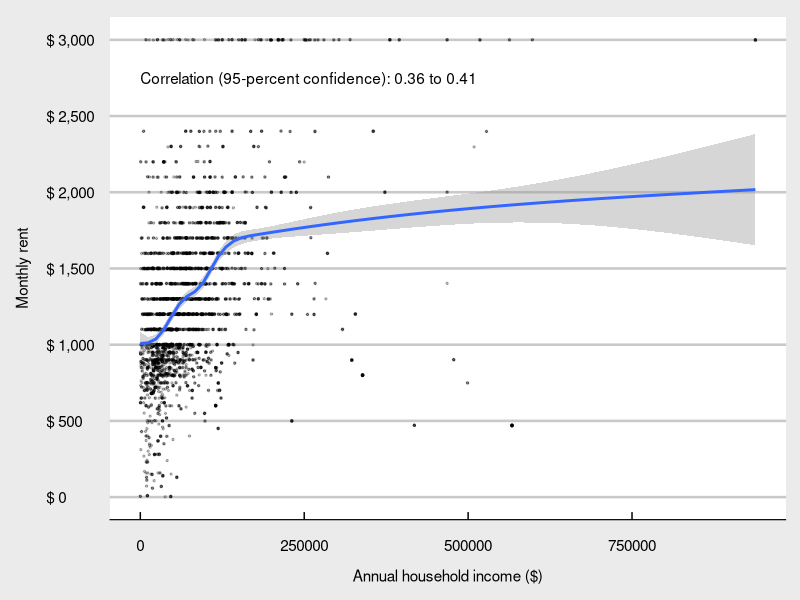
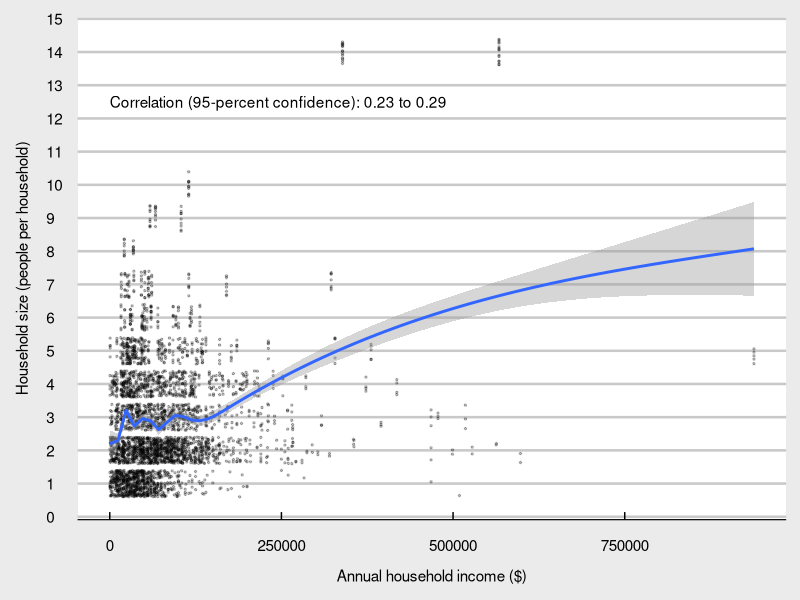
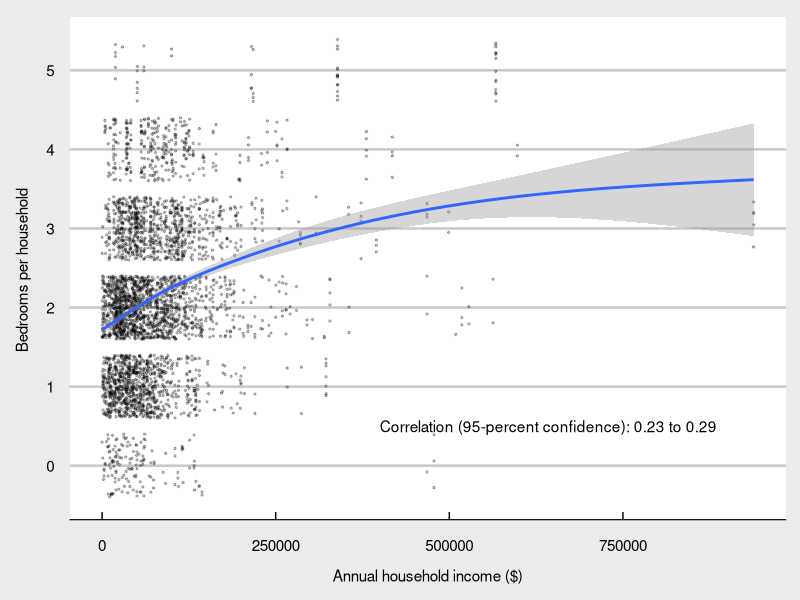
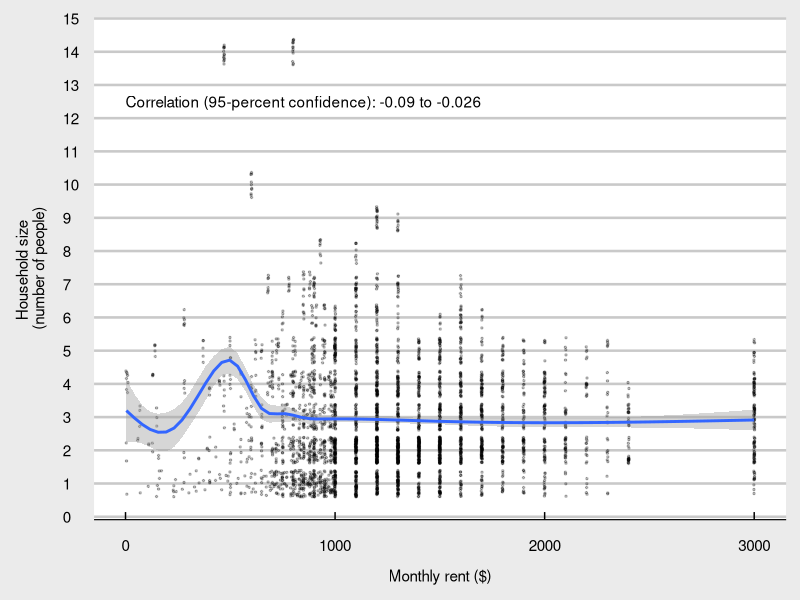
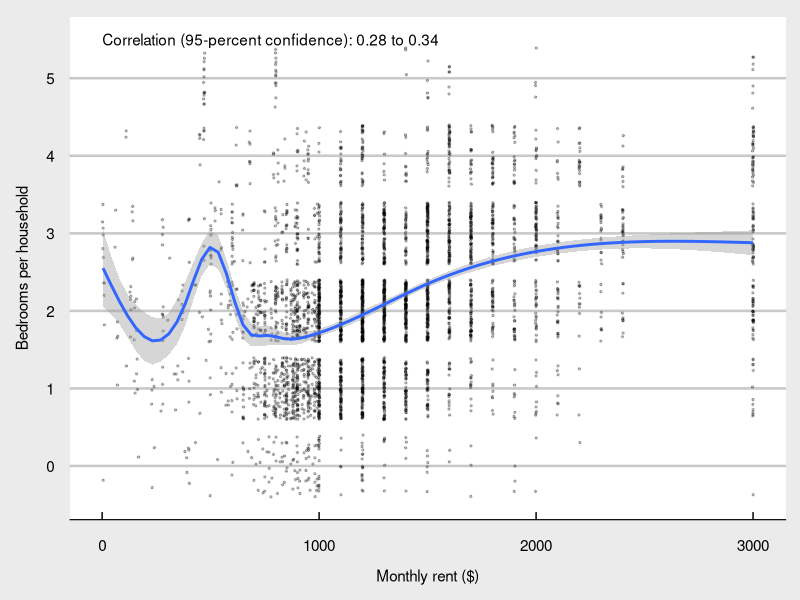
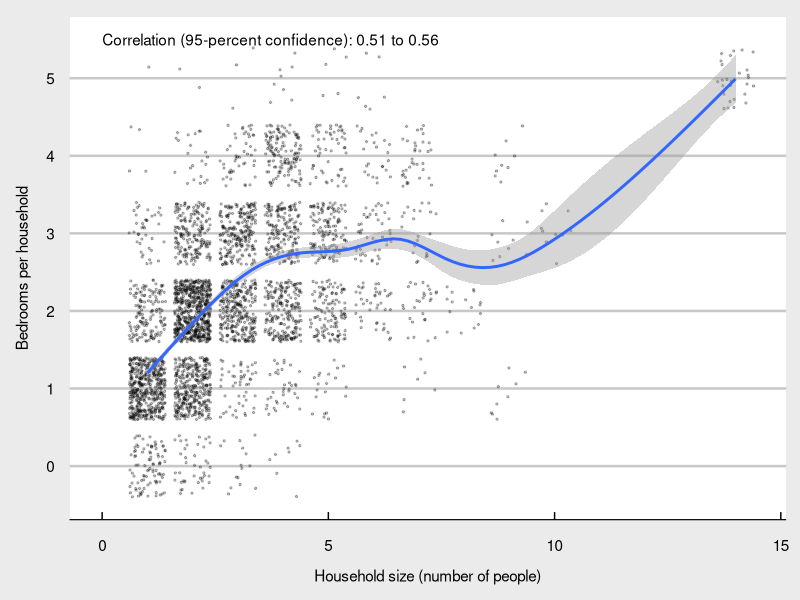
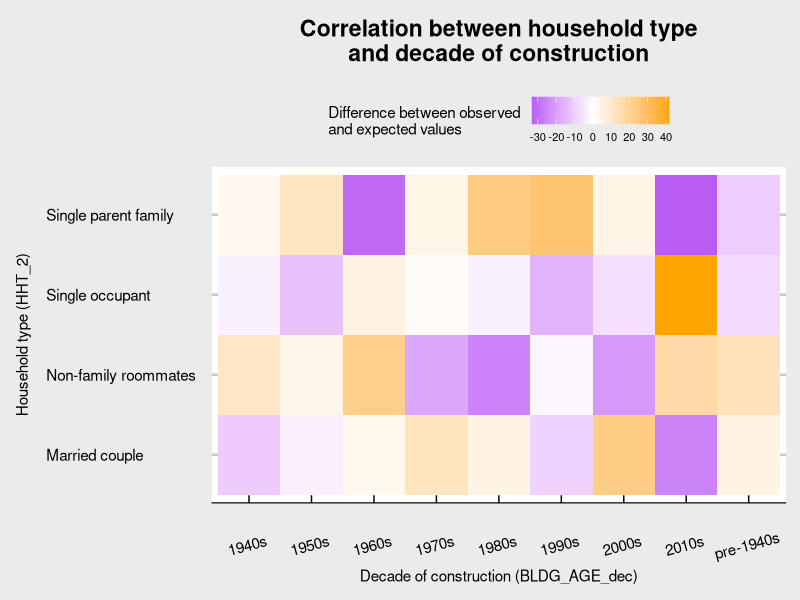
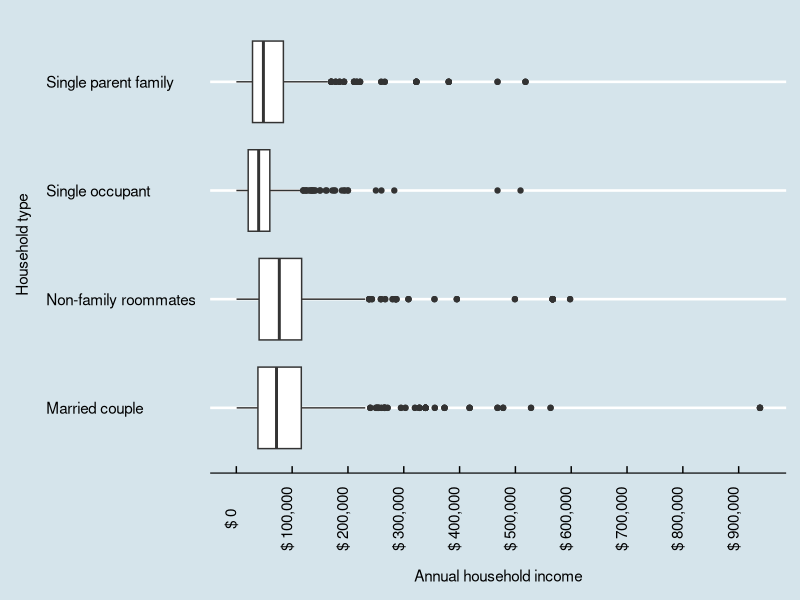

Recreate these plots in R, in order.
## ---- chunk 1
library(tidyverse)
library(ggplot2)
library(ggthemes)
library(viridis)
library(corrplot)
## ---- chunk 2
hh_data_a3 <- read.csv("TravisHH.csv") %>% 
  mutate(HHT_2 = case_when(
    HHT_label=="Married couple household"~"Married couple",
    HHT_label=="Other family household: Female householder, no spouse present"~"Single parent family",
    HHT_label=="Other family household: Male householder, no spouse present"~"Single parent family",
    HHT_label=="Nonfamily household: Male householder: Not living alone"~"Non-family roommates",
    HHT_label=="Nonfamily household: Female householder: Not living alone"~"Non-family roommates",
    HHT_label=="Nonfamily household: Female householder: Living alone"~"Single occupant",
    HHT_label=="Nonfamily household: Male householder: Living alone"~"Single occupant"))
## ---- chunk 3
correlation1 <- cor.test(hh_data_a3$HINCP, hh_data_a3$RNTP)

correlation1
## ---- chunk 4
ggplot(hh_data_a3, aes(x = HINCP, y = RNTP)) +
  geom_point(size = 0.5, alpha = 0.25, position = "jitter") +
  geom_smooth() +
  theme_economist_white() +
  scale_x_continuous(name = "\nAnnual household income ($)") +
  scale_y_continuous(name = "Monthly rent\n",
                     breaks = seq(0, 3000, by = 500),
                     labels = paste("$",
                                    prettyNum(seq(0, 3000, by = 500),
                                              big.mark = ","))) +
  annotate(geom = "text", x = 0, y = 2750,
           label = paste("Correlation (95-percent confidence):",
                         prettyNum(correlation1$conf.int[1], digits = 2),
                                    "to",
                                    prettyNum(correlation1$conf.int[2], digits = 2)),
                     hjust = 0)
## ---- chunk 5
correlation2 <- cor.test(hh_data_a3$HINCP, hh_data_a3$NP)

correlation2
## ---- chunk 6
ggplot(hh_data_a3, aes(x = HINCP, y = NP)) +
  geom_point(size = 0.5, alpha = 0.25, position = "jitter") +
  geom_smooth() +
  theme_economist_white() +
  scale_x_continuous(name = "\nAnnual household income ($)") +
  scale_y_continuous(name = "Household size (people per household)\n",
                     breaks = seq(0, 15, by = 1)) +
  annotate(geom = "text", x = 0, y = 12.5,
           label = paste("Correlation (95-percent confidence):",
                         prettyNum(correlation2$conf.int[1], digits = 2),
                                    "to",
                                    prettyNum(correlation2$conf.int[2], digits = 2)),
                     hjust = 0)
## ---- chunk 7
correlation3 <- cor.test(hh_data_a3$HINCP, hh_data_a3$BDSP)

correlation3
## ---- chunk 8
ggplot(hh_data_a3, aes(x = HINCP, y = BDSP)) +
  geom_point(size = 0.5, alpha = 0.25, position = "jitter") +
  geom_smooth() +
  theme_economist_white() +
  scale_x_continuous(name = "\nAnnual household income ($)") +
  scale_y_continuous(name = "Bedrooms per household \n",
                     breaks = seq(0, 6, by = 1)) +
  annotate(geom = "text", x = 400000, y = 0.5,
           label = paste("Correlation (95-percent confidence):",
                         prettyNum(correlation3$conf.int[1], digits = 2),
                                    "to",
                                    prettyNum(correlation3$conf.int[2], digits = 2)),
                     hjust = 0)
## ---- chunk 9
correlation4 <- cor.test(hh_data_a3$RNTP, hh_data_a3$NP)

correlation4
## ---- chunk 10
ggplot(hh_data_a3, aes(x = RNTP, y = NP)) +
  geom_point(size = 0.5, alpha = 0.25, position = "jitter") +
  geom_smooth() +
  theme_economist_white() +
  scale_x_continuous(name = "\nMonthly rent ($)") +
  scale_y_continuous(name = "Household size \n(number of people)\n",
                     breaks = seq(0, 15, by = 1)) +
  annotate(geom = "text", x = 0, y = 12.5,
           label = paste("Correlation (95-percent confidence):",
                         prettyNum(correlation4$conf.int[1], digits = 2),
                                    "to",
                                    prettyNum(correlation4$conf.int[2], digits = 2)),
                     hjust = 0)
## ---- chunk 11
correlation5 <- cor.test(hh_data_a3$RNTP, hh_data_a3$BDSP)

correlation5
## ---- chunk 12
ggplot(hh_data_a3, aes(x = RNTP, y = BDSP)) +
  geom_point(size = 0.5, alpha = 0.25, position = "jitter") +
  geom_smooth() +
  theme_economist_white() +
  scale_x_continuous(name = "\nMonthly rent ($)") +
  scale_y_continuous(name = "Bedrooms per household\n",
                     breaks = seq(0, 5, by = 1)) +
  annotate(geom = "text", x = 0, y = 5.5,
           label = paste("Correlation (95-percent confidence):",
                         prettyNum(correlation5$conf.int[1], digits = 2),
                                    "to",
                                    prettyNum(correlation5$conf.int[2], digits = 2)),
                     hjust = 0)

## ---- chunk 13
correlation6 <- cor.test(hh_data_a3$NP, hh_data_a3$BDSP)

correlation6
## ---- chunk 14
ggplot(hh_data_a3, aes(x = NP, y = BDSP)) +
  geom_point(size = 0.5, alpha = 0.25, position = "jitter") +
  geom_smooth() +
  theme_economist_white() +
  scale_x_continuous(name = "\nHousehold size (number of people)") +
  scale_y_continuous(name = "Bedrooms per household\n",
                     breaks = seq(0, 6, by = 1)) +
  annotate(geom = "text", x = 0, y = 5.5,
           label = paste("Correlation (95-percent confidence):",
                         prettyNum(correlation6$conf.int[1], digits = 2),
                                    "to",
                                    prettyNum(correlation6$conf.int[2], digits = 2)),
                     hjust = 0)
## ---- chunk 15
chi_sq <- chisq.test(hh_data_a3$BLDG_AGE_dec, hh_data_a3$HHT_2) 

chi_sq
## ---- chunk 16
chi_sq$observed
## ---- chunk 17
chi_sq$expected
## ---- chunk 18
C_diff <- chi_sq$observed - chi_sq$expected

C_diff_data <- as.data.frame(C_diff)

## ---- chunk 19
C_diff_heatmap <- ggplot(C_diff_data, 
       aes(x = hh_data_a3.BLDG_AGE_dec,
           y = hh_data_a3.HHT_2,
           fill = Freq)) +
  geom_tile() +
  scale_x_discrete(name = "\nDecade of construction (BLDG_AGE_dec)") +
  scale_y_discrete(name = "Household type (HHT_2)\n") +
  theme_economist_white() +
  theme(legend.key.size =  unit(0.7, "cm"),
        plot.title = element_text(hjust = 0.5),
        axis.text.x = element_text(angle = 15),
        legend.text = element_text(size = 8)) +
  scale_fill_gradient2(name = "Difference between observed \nand expected values",
                       midpoint=0, 
                       low="purple", 
                       mid="white",
                       high="orange", 
                       space ="Lab",
                       breaks = seq(-30, 40, by = 10),
                       labels = seq(-30, 40, by = 10)) +
  ggtitle(label = "Correlation between household type\nand decade of construction\n")

C_diff_heatmap
## ---- chunk 20
anova1 <- aov(HINCP ~ HHT_2, data = hh_data_a3)

summary(anova1)

## ---- chunk 21
differences1 <- TukeyHSD(anova1)

as_tibble(cbind(pair = row.names(differences1$HHT_2),
                differences1$HHT_2))

## ---- chunk 22
options(scipen = 999)
ggplot(hh_data_a3, aes(x = HHT_2, y = HINCP)) +
  geom_boxplot() +
  theme_economist() +
  theme(axis.text.x = element_text(angle = 90)) +
  scale_x_discrete(name = "Household type\n") +
  scale_y_continuous(name = "\nAnnual household income", 
                     breaks = seq(0, 1000000, by = 100000),
                     labels = paste("$", 
                                    prettyNum(seq(0, 1000000, by = 100000),
                                              big.mark = ","))) +
  coord_flip()

## ---- chunk 23
anova2 <- aov(RNTP ~ HHT_2, data = hh_data_a3)

summary(anova2)

## ---- chunk 24
differences2 <- TukeyHSD(anova2)

as_tibble(cbind(pair = row.names(differences2$HHT_2),
                differences2$HHT_2))

## ---- chunk 25
options(scipen = 999)
ggplot(hh_data_a3, aes(x = HHT_2, y = RNTP)) +
  geom_boxplot() +
  theme_economist() +
  theme(axis.text.x = element_text(angle = 0)) +
  scale_x_discrete(name = "\nHousehold type\n") +
  scale_y_continuous(name = "\nMonthly rent\n", 
                     breaks = seq(0, 3000, by = 500),
                     labels = paste("$", 
                                    prettyNum(seq(0, 3000, by = 500),
                                              big.mark = ","))) +
  coord_flip()

## ---- chunk 26
anova3 <- aov(NP ~ HHT_2, data = hh_data_a3)

summary(anova3)

## ---- chunk 27
differences3 <- TukeyHSD(anova3)

as_tibble(cbind(pair = row.names(differences3$HHT_2),
                differences3$HHT_2))

## ---- chunk 28
ggplot(hh_data_a3, aes(x = HHT_2, y = NP)) +
  geom_boxplot() +
  theme_economist() +
  theme(axis.text.x = element_text(angle = 0)) +
  scale_x_discrete(name = "Household type\n") +
  scale_y_continuous(name = "\nHousehold size (people)", 
                     breaks = seq(0, 15, by = 1),
                     labels = paste(prettyNum(seq(0, 15, by = 1)))) +
  coord_flip()

## ---- chunk 29
anova4 <- aov(BDSP ~ HHT_2, data = hh_data_a3)

summary(anova4)

## ---- chunk 30
differences4 <- TukeyHSD(anova4)

as_tibble(cbind(pair = row.names(differences4$HHT_2),
                differences4$HHT_2))

## ---- chunk 31
ggplot(hh_data_a3, aes(x = HHT_2, y = BDSP)) +
  geom_boxplot() +
  theme_economist() +
  theme(axis.text.x = element_text(angle = 0)) +
  scale_x_discrete(name = "Household type\n") +
  scale_y_continuous(name = "\nBedrooms per household", 
                     breaks = seq(0, 6, by = 1),
                     labels = paste(prettyNum(seq(0, 6, by = 1)))) +
  coord_flip()

## ---- chunk 32
anova5 <- aov(HINCP ~ BLDG_AGE_dec, data = hh_data_a3)

summary(anova5)

## ---- chunk 33
differences5 <- TukeyHSD(anova5)

as_tibble(cbind(pair = row.names(differences5$BLDG_AGE_dec),
                differences5$BLDG_AGE_dec))

## ---- chunk 34
options(scipen = 999)
ggplot(hh_data_a3, aes(x = BLDG_AGE_dec, y = HINCP)) +
  geom_boxplot() +
  theme_economist() +
  theme(axis.text.x = element_text(angle = 0)) +
  scale_x_discrete(name = "\nDecade of construction") +
  scale_y_continuous(name = "Annual household income\n", 
                     breaks = seq(0, 1000000, by = 100000),
                     labels = paste("$",
                                    prettyNum(seq(0, 1000000, by = 100000))))

## ---- chunk 35
options(scipen = 999)
ggplot(hh_data_a3, aes(x = BLDG_AGE_dec, y = HINCP)) +
  geom_boxplot() +
  theme_economist() +
  theme(axis.text.x = element_text(angle = 0)) +
  scale_x_discrete(name = "\nDecade of construction") +
  scale_y_log10(name = "Annual household income\n", 
                     breaks = c(0, 100, 1000, 10000, 100000, 1000000),
                     labels = paste("$",
                                    prettyNum(c(0, 100, 1000, 10000, 100000, 1000000))))

## ---- chunk 36
anova6 <- aov(RNTP ~ BLDG_AGE_dec, data = hh_data_a3)

summary(anova6)

## ---- chunk 37
differences6 <- TukeyHSD(anova6)

as_tibble(cbind(pair = row.names(differences6$BLDG_AGE_dec),
                differences6$BLDG_AGE_dec))

## ---- chunk 38
options(scipen = 999)
ggplot(hh_data_a3, aes(x = BLDG_AGE_dec, y = RNTP)) +
  geom_boxplot() +
  theme_economist() +
  theme(axis.text.x = element_text(angle = 0)) +
  scale_x_discrete(name = "\nDecade of construction") +
  scale_y_continuous(name = "Monthly rent\n", 
                     breaks = seq(0, 3000, by = 500),
                     labels = paste("$",
                                    prettyNum(seq(0, 3000, by = 500))))

## ---- chunk 39
anova7 <- aov(NP ~ BLDG_AGE_dec, data = hh_data_a3)

summary(anova7)

## ---- chunk 40
differences7 <- TukeyHSD(anova7)

as_tibble(cbind(pair = row.names(differences7$BLDG_AGE_dec),
                differences7$BLDG_AGE_dec))

## ---- chunk 41
ggplot(hh_data_a3, aes(x = BLDG_AGE_dec, y = NP)) +
  geom_boxplot() +
  theme_economist() +
  theme(axis.text.x = element_text(angle = 0)) +
  scale_x_discrete(name = "\nDecade of construction") +
  scale_y_continuous(name = "Household size (people)\n", 
                     breaks = seq(0, 15, by = 1),
                     labels = paste(prettyNum(seq(0, 15, by = 1))))

## ---- chunk 42
anova8 <- aov(BDSP ~ BLDG_AGE_dec, data = hh_data_a3)

summary(anova8)

## ---- chunk 43
differences8 <- TukeyHSD(anova8)

as_tibble(cbind(pair = row.names(differences8$BLDG_AGE_dec),
                differences8$BLDG_AGE_dec))

## ---- chunk 44
ggplot(hh_data_a3, aes(x = BLDG_AGE_dec, y = BDSP)) +
  geom_boxplot() +
  theme_economist() +
  theme(axis.text.x = element_text(angle = 0)) +
  scale_x_discrete(name = "\nDecade of construction") +
  scale_y_continuous(name = "Bedrooms per household\n", 
                     breaks = seq(0, 6, by = 1),
                     labels = paste(prettyNum(seq(0, 6, by = 1))))
